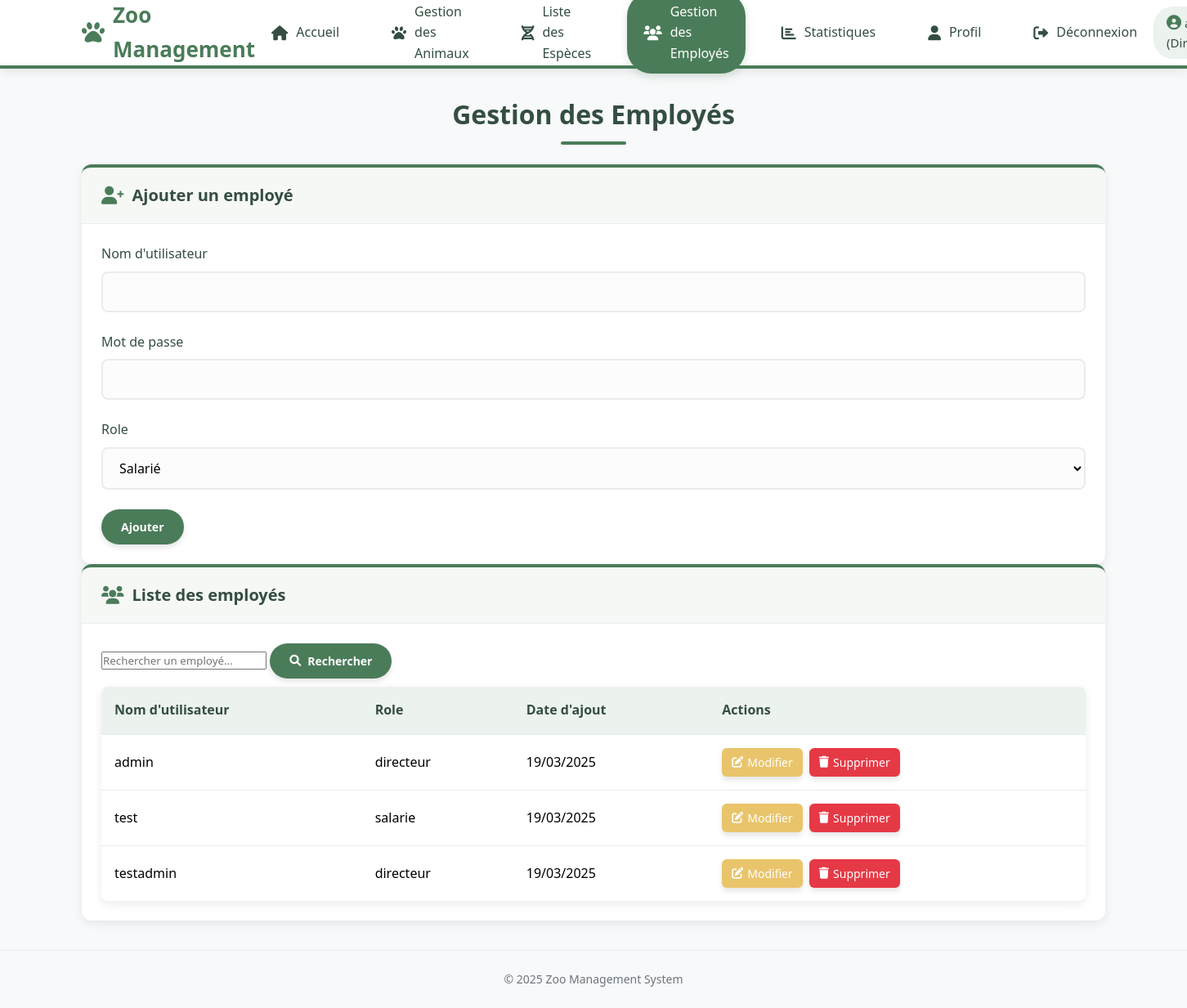
The page /director_dashboard.php (signed in) on the database its author committed.
### tables this page shows
CREATE TABLE `users` (
  `id` int(11) NOT NULL,
  `username` varchar(50) NOT NULL,
  `password` varchar(255) NOT NULL,
  `role` enum('salarie','directeur') NOT NULL,
  `created_at` timestamp NOT NULL DEFAULT current_timestamp()
);

### config.php (called while the page is built, shortened)
<?php
function isDirector() {
    return isset($_SESSION['role']) && $_SESSION['role'] == 'directeur';
}

### director_dashboard.php (the view, shortened to what this page needs)
<?php
require_once 'config.php';
$users = [];
$search = isset($_GET['search']) ? sanitize($_GET['search']) : '';
if(!empty($search)) {
    $sql = "SELECT * FROM users WHERE username LIKE ? ORDER BY username";
    $stmt = mysqli_prepare($conn, $sql);
    $search_term = "%$search%";
    mysqli_stmt_bind_param($stmt, "s", $search_term);
    mysqli_stmt_execute($stmt);
    $result = mysqli_stmt_get_result($stmt);
    $users = [];
    while($row = mysqli_fetch_assoc($result)) {
        $users[] = $row;
    }
} else {
    $sql = "SELECT * FROM users ORDER BY username";
    $result = mysqli_query($conn, $sql);
    if($result) {
        while($row = mysqli_fetch_assoc($result)) {
            $users[] = $row;
        }
    }
}
?>
<!DOCTYPE html>
<html lang="fr">
<head>
    <link rel="stylesheet" href="style.css">
    <link rel="stylesheet" href="https://cdnjs.cloudflare.com/ajax/libs/font-awesome/6.0.0-beta3/css/all.min.css">
</head>
<body>
    <header>
        <nav class="navbar">
            <div class="logo">
                <i class="fas fa-paw"></i> Zoo Management
            </div>
            <div class="nav-links">
                <a href="dashboard.php"><i class="fas fa-home"></i> Accueil</a>
                <a href="employee_dashboard.php"><i class="fas fa-paw"></i> Gestion des Animaux</a>
                <a href="species_list.php"><i class="fas fa-dna"></i> Liste des Espèces</a>
                <?php if(isDirector()): ?>
                    <a href="director_dashboard.php" class="active"><i class="fas fa-users"></i> Gestion des Employés</a>
                    <a href="statistics.php"><i class="fas fa-chart-bar"></i> Statistiques</a>
                <?php endif; ?>
                <a href="profile.php"><i class="fas fa-user"></i> Profil</a>
                <a href="logout.php"><i class="fas fa-sign-out-alt"></i> Déconnexion</a>
            </div>
            <div class="user-info">
                <span><i class="fas fa-user-circle"></i> <?php echo htmlspecialchars($_SESSION["username"]); ?> (Directeur)</span>
            </div>
        </nav>
    </header>
    <main class="dashboard">
        <h1>Gestion des Employés</h1>
        <div class="dashboard-card">
            <div class="card-header">
                <h2><i class="fas fa-user-plus"></i> Ajouter un employé</h2>
            </div>
            <div class="card-body">
                <form method="post" class="form">
                    <div class="form-group">
                        <label>Nom d'utilisateur</label>
                        <input type="text" name="username" required>
                    </div>
                    <div class="form-group">
                        <label>Mot de passe</label>
                        <input type="password" name="password" required>
                    </div>
                    <div class="form-group">
                        <label>Role</label>
                        <select name="role" required>
                            <option value="salarie">Salarié</option>
                        </select>
                    </div>
                    <button type="submit" class="btn btn-primary">Ajouter</button>
                </form>
            </div>
        </div>
        <div class="dashboard-card">
            <div class="card-header">
                <h2><i class="fas fa-users"></i> Liste des employés</h2>
            </div>
            <div class="card-body">
                <div class="search-box">
                    <form method="get" class="search-form">
                        <input type="text" name="search" placeholder="Rechercher un employé..."
                               value="<?php echo htmlspecialchars($search); ?>">
                        <button type="submit" class="btn btn-primary">
                            <i class="fas fa-search"></i> Rechercher
                        </button>
                    </form>
                </div>
                <table class="table">
                    <thead>
                        <tr>
                            <th>Nom d'utilisateur</th>
                            <th>Role</th>
                            <th>Date d'ajout</th>
                            <th>Actions</th>
                        </tr>
                    </thead>
                    <tbody>
                        <?php foreach($users as $user): ?>
                        <tr>
                            <td><?php echo htmlspecialchars($user['username']); ?></td>
                            <td><?php echo htmlspecialchars($user['role']); ?></td>
                            <td><?php echo date('d/m/Y', strtotime($user['created_at'])); ?></td>
                            <td class="actions">
                                <button class="btn btn-edit" onclick="editUser(<?php echo $user['id']; ?>)">
                                    <i class="fas fa-edit"></i> Modifier
                                </button>
                                <button class="btn btn-delete" onclick="deleteUser(<?php echo $user['id']; ?>)">
                                    <i class="fas fa-trash"></i> Supprimer
                                </button>
                            </td>
                        </tr>
                        <?php endforeach; ?>
                    </tbody>
                </table>
            </div>
        </div>
    </main>
    <footer>
        <p>&copy; <?php echo date("Y"); ?> Zoo Management System</p>
    </footer>
</body>
</html>

### rows shown on the page
users: username "admin", role "directeur", created_at "19/03/2025"
users: username "test", role "salarie", created_at "19/03/2025"
users: username "testadmin", role "directeur", created_at "19/03/2025"
